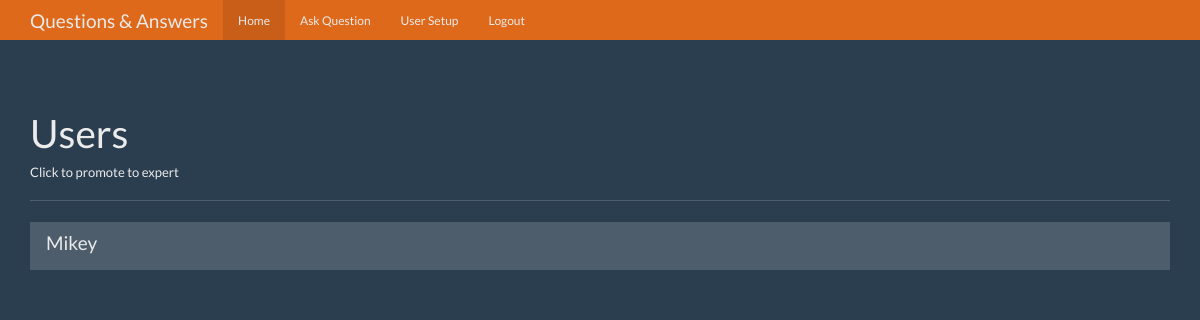
Page /users (signed in) on the earlier database version.
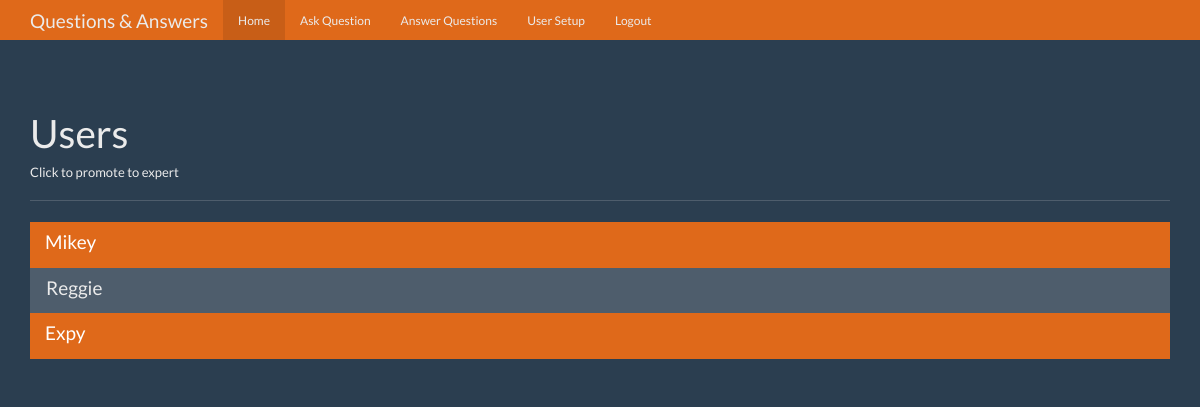
Same page on the later database version.
### tables this page shows
CREATE TABLE users (
    id integer primary key autoincrement,
    name text not null,
    password text not null,
    expert boolean not null,
    admin boolean not null
);

### app.py (the view)
@app.route('/users')
def users():
    user = get_current_user()
    db = get_db()
    users_cur = db.execute('select id, name, expert, admin from users;')
    users_results = users_cur.fetchall()
    return render_template('users.html', user=user, users=users_results)

### app.py (called while the page is built)
def get_current_user():
    user_result = None
    if 'user' in session:
        user = session['user']
        db = get_db()
        user_cursor = db.execute('select id, name, password, expert, admin from users where name = ?', [user])
        user_result = user_cursor.fetchone()
    return user_result

### database.py (called while the page is built)
def connect_db():
    sql = sqlite3.connect("Section5_Question_Answer_App\questions.db")
    sql.row_factory = sqlite3.Row
    return sql

def get_db():
    if not hasattr(g, 'sqlite_db'):
        g.sqlite_db = connect_db()
    return g.sqlite_db

### templates/users.html (shortened to what this page needs)
<!DOCTYPE html>
<html lang="en">
  <head>
    <link href="{{ url_for('static', filename='bootstrap.min.css') }}" rel="stylesheet">
    <link href="{{ url_for('static', filename='theme.css') }}" rel="stylesheet">
  </head>
  <body>
    <nav class="navbar navbar-inverse navbar-fixed-top">
      <div class="container">
        <div class="navbar-header">
          <a class="navbar-brand" href="#">Questions & Answers</a>
        </div>
        <div id="navbar" class="navbar-collapse collapse">
          <ul class="nav navbar-nav">
            <li class="active"><a href="{{ url_for('index') }}">Home</a></li>
            {% if user: %}
            <li><a href="{{ url_for('ask') }}">Ask Question</a></li>
            {% endif %}
            {% if user and user['expert'] == 1 %}
            <li><a href="{{ url_for('answer') }}">Answer Questions</a></li>
            {% endif %}
            {% if user and user['admin'] == 1 %}
            <li><a href="{{ url_for('users') }}">User Setup</a></li>
            {% endif %}
            {% if user: %}
            <li><a href="{{ url_for('logout') }}">Logout</a></li>
            {% endif %}
          </ul>
        </div>
      </div>
    </nav>
    <div class="container theme-showcase" role="main">
      <div class="page-header">
        <h1>Users</h1>
        <h6>Click to promote to expert</h6>
      </div>
      <div class="row">
        <div class="col-lg-12">
          <div class="list-group">
            {% for user in users %}
                <a href="{{ url_for('promote', user_id=user['id']) }}" method="POST" class="list-group-item {% if user['expert'] == 1 %}active{% endif %}">
                  <h4 class="list-group-item-heading">{{ user['name'] }}</h4>
                </a>
            {% endfor %}
          </div>
        </div>
      </div>
    </div>
  </body>
</html>

### static/theme.css (style rules this page uses)
body { padding-top: 70px; padding-bottom: 30px; }

Differences in the rows shown:
changed users "Mikey": expert False → True (drawn)
added users: name "Reggie", expert False (drawn)
added users: name "Expy", expert True (drawn)
Other differences:
text now shown: "Answer Questions"
